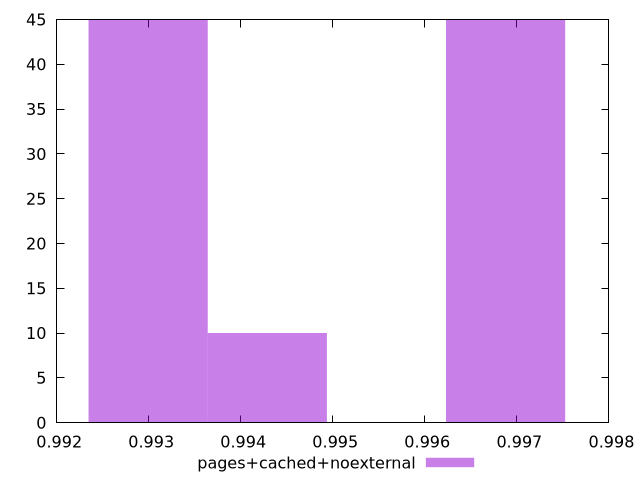

Write the gnuplot code that produced this figure.
$_pagesCachedNoexternal <<EOF
0.9968781518956439 45
0.9929942110441025 45
0.9942888579946163 10
EOF
set key outside below
set terminal pngcairo
set output "report_00004_2020-11-02T20-21-41.718Z/first-cpu-idle/pages+cached+noexternal//hist.png"
set yrange [0:45]
set boxwidth 0.0012946469505138232
set style fill transparent solid 0.5 noborder
plot $_pagesCachedNoexternal title "pages+cached+noexternal" with boxes ,
